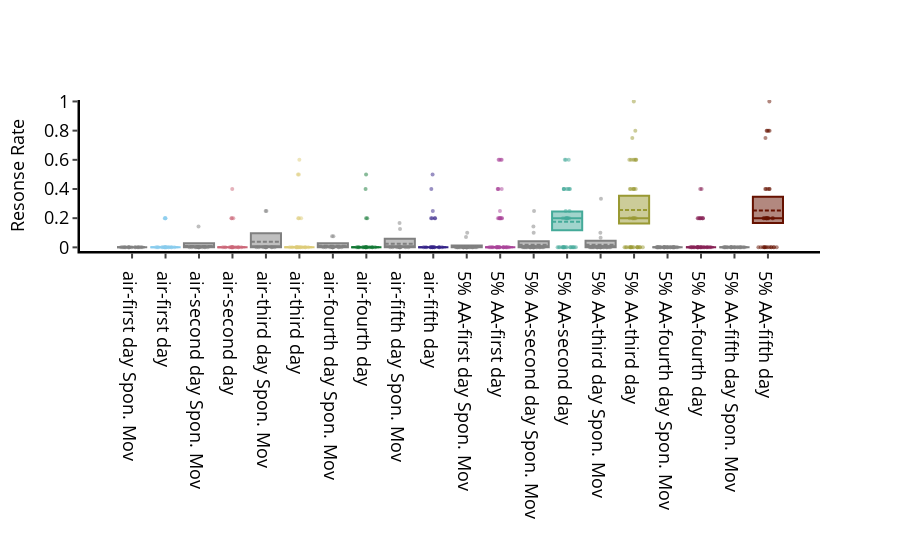

Here is the notebook cell this chart was saved with:
### Code cell
df = etho.behavpy(d, m, check = True, canvas = 'plotly')
df.meta['exp'] = df.meta['odour'] + '-' + df.meta['rest']
fig, stats_p = df.plot_response_quantify(facet_col = 'exp', facet_arg = fargs, title = '')
fig.show()

### Figure 1 — Plotly figure (JSON) as saved in the notebook; plotly's stock layout.template omitted (floating-point values rounded to 4 significant figures)
{"data": [{"boxpoints": false, "jitter": 0.75, "legendgroup": "air-first day Spon. Mov", "marker": {"color": "grey"}, "mean": [0], "median": [0], "name": "air-first day Spon. Mov", "pointpos": 0, "q1": [0], "q3": [0], "showlegend": false, "type": "box", "width": 0.9, "x": ["air-first day Spon. Mov"], "xaxis": "x"}, {"boxpoints": "all", "fillcolor": "rgba(0,0,0,0)", "jitter": 0.75, "legendgroup": "air-first day Spon. Mov", "line": {"color": "rgba(0,0,0,0)"}, "marker": {"color": "grey", "opacity": 0.5, "size": 4}, "name": "air-first day Spon. Mov", "pointpos": 0, "showlegend": false, "type": "box", "width": 0.9, "x": ["air-first day Spon. Mov", "air-first day Spon. Mov", "air-first day Spon. Mov", "air-first day Spon. Mov", "air-first day Spon. Mov", "air-first day Spon. Mov", "air-first day Spon. Mov", "air-first day Spon. Mov", "air-first day Spon. Mov", "air-first day Spon. Mov", "air-first day Spon. Mov", "air-first day Spon. Mov", "air-first day Spon. Mov", "air-first day Spon. Mov", "air-first day Spon. Mov", "air-first day Spon. Mov", "air-first day Spon. Mov"], "xaxis": "x", "y": [0, 0, 0, 0, 0, 0, 0, 0, 0, 0, 0, 0, 0, 0, 0, 0, 0]}, {"boxpoints": false, "jitter": 0.75, "legendgroup": "air-first day", "marker": {"color": "rgb(136, 204, 238)"}, "mean": [0.04], "median": [0], "name": "air-first day", "pointpos": 0, "q1": [0.01], "q3": [0.08], "showlegend": false, "type": "box", "width": 0.9, "x": ["air-first day"], "xaxis": "x"}, {"boxpoints": "all", "fillcolor": "rgba(0,0,0,0)", "jitter": 0.75, "legendgroup": "air-first day", "line": {"color": "rgba(0,0,0,0)"}, "marker": {"color": "rgb(136, 204, 238)", "opacity": 0.5, "size": 4}, "name": "air-first day", "pointpos": 0, "showlegend": false, "type": "box", "width": 0.9, "x": ["air-first day", "air-first day", "air-first day", "air-first day", "air-first day", "air-first day", "air-first day", "air-first day", "air-first day", "air-first day", "air-first day", "air-first day", "air-first day", "air-first day", "air-first day", "air-first day", "air-first day", "air-first day", "air-first day", "air-first day"], "xaxis": "x", "y": [0, 0, 0, 0, 0, 0, 0, 0, 0.2, 0, 0, 0.2, 0, 0, 0.2, 0, 0.2, 0, 0, 0]}, {"boxpoints": false, "jitter": 0.75, "legendgroup": "air-second day Spon. Mov", "marker": {"color": "grey"}, "mean": [0.009524], "median": [0], "name": "air-second day Spon. Mov", "pointpos": 0, "q1": [0], "q3": [0.02857], "showlegend": false, "type": "box", "width": 0.9, "x": ["air-second day Spon. Mov"], "xaxis": "x"}, {"boxpoints": "all", "fillcolor": "rgba(0,0,0,0)", "jitter": 0.75, "legendgroup": "air-second day Spon. Mov", "line": {"color": "rgba(0,0,0,0)"}, "marker": {"color": "grey", "opacity": 0.5, "size": 4}, "name": "air-second day Spon. Mov", "pointpos": 0, "showlegend": false, "type": "box", "width": 0.9, "x": ["air-second day Spon. Mov", "air-second day Spon. Mov", "air-second day Spon. Mov", "air-second day Spon. Mov", "air-second day Spon. Mov", "air-second day Spon. Mov", "air-second day Spon. Mov", "air-second day Spon. Mov", "air-second day Spon. Mov", "air-second day Spon. Mov", "air-second day Spon. Mov", "air-second day Spon. Mov", "air-second day Spon. Mov", "air-second day Spon. Mov", "air-second day Spon. Mov"], "xaxis": "x", "y": [0, 0, 0, 0, 0, 0, 0, 0, 0, 0, 0.1429, 0, 0, 0, 0]}, {"boxpoints": false, "jitter": 0.75, "legendgroup": "air-second day", "marker": {"color": "rgb(204, 102, 119)"}, "mean": [0.05882], "median": [0], "name": "air-second day", "pointpos": 0, "q1": [0.01176], "q3": [0.1176], "showlegend": false, "type": "box", "width": 0.9, "x": ["air-second day"], "xaxis": "x"}, {"boxpoints": "all", "fillcolor": "rgba(0,0,0,0)", "jitter": 0.75, "legendgroup": "air-second day", "line": {"color": "rgba(0,0,0,0)"}, "marker": {"color": "rgb(204, 102, 119)", "opacity": 0.5, "size": 4}, "name": "air-second day", "pointpos": 0, "showlegend": false, "type": "box", "width": 0.9, "x": ["air-second day", "air-second day", "air-second day", "air-second day", "air-second day", "air-second day", "air-second day", "air-second day", "air-second day", "air-second day", "air-second day", "air-second day", "air-second day", "air-second day", "air-second day", "air-second day", "air-second day"], "xaxis": "x", "y": [0.2, 0, 0, 0, 0, 0, 0.2, 0, 0.2, 0.4, 0, 0, 0, 0, 0, 0, 0]}, {"boxpoints": false, "jitter": 0.75, "legendgroup": "air-third day Spon. Mov", "marker": {"color": "grey"}, "mean": [0.03846], "median": [0], "name": "air-third day Spon. Mov", "pointpos": 0, "q1": [0], "q3": [0.09615], "showlegend": false, "type": "box", "width": 0.9, "x": ["air-third day Spon. Mov"], "xaxis": "x"}, {"boxpoints": "all", "fillcolor": "rgba(0,0,0,0)", "jitter": 0.75, "legendgroup": "air-third day Spon. Mov", "line": {"color": "rgba(0,0,0,0)"}, "marker": {"color": "grey", "opacity": 0.5, "size": 4}, "name": "air-third day Spon. Mov", "pointpos": 0, "showlegend": false, "type": "box", "width": 0.9, "x": ["air-third day Spon. Mov", "air-third day Spon. Mov", "air-third day Spon. Mov", "air-third day Spon. Mov", "air-third day Spon. Mov", "air-third day Spon. Mov", "air-third day Spon. Mov", "air-third day Spon. Mov", "air-third day Spon. Mov", "air-third day Spon. Mov", "air-third day Spon. Mov", "air-third day Spon. Mov", "air-third day Spon. Mov"], "xaxis": "x", "y": [0, 0, 0.25, 0, 0, 0, 0.25, 0, 0, 0, 0, 0, 0]}, {"boxpoints": false, "jitter": 0.75, "legendgroup": "air-third day", "marker": {"color": "rgb(221, 204, 119)"}, "mean": [0.11], "median": [0], "name": "air-third day", "pointpos": 0, "q1": [0.03], "q3": [0.205], "showlegend": false, "type": "box", "width": 0.9, "x": ["air-third day"], "xaxis": "x"}, {"boxpoints": "all", "fillcolor": "rgba(0,0,0,0)", "jitter": 0.75, "legendgroup": "air-third day", "line": {"color": "rgba(0,0,0,0)"}, "marker": {"color": "rgb(221, 204, 119)", "opacity": 0.5, "size": 4}, "name": "air-third day", "pointpos": 0, "showlegend": false, "type": "box", "width": 0.9, "x": ["air-third day", "air-third day", "air-third day", "air-third day", "air-third day", "air-third day", "air-third day", "air-third day", "air-third day", "air-third day", "air-third day", "air-third day", "air-third day", "air-third day", "air-third day", "air-third day", "air-third day", "air-third day", "air-third day", "air-third day"], "xaxis": "x", "y": [0, 0, 0.2, 0, 0, 0, 0, 0, 0, 0.6, 0, 0.5, 0, 0, 0.2, 0, 0.5, 0, 0, 0.2]}, {"boxpoints": false, "jitter": 0.75, "legendgroup": "air-fourth day Spon. Mov", "marker": {"color": "grey"}, "mean": [0.01099], "median": [0], "name": "air-fourth day Spon. Mov", "pointpos": 0, "q1": [0], "q3": [0.02747], "showlegend": false, "type": "box", "width": 0.9, "x": ["air-fourth day Spon. Mov"], "xaxis": "x"}, {"boxpoints": "all", "fillcolor": "rgba(0,0,0,0)", "jitter": 0.75, "legendgroup": "air-fourth day Spon. Mov", "line": {"color": "rgba(0,0,0,0)"}, "marker": {"color": "grey", "opacity": 0.5, "size": 4}, "name": "air-fourth day Spon. Mov", "pointpos": 0, "showlegend": false, "type": "box", "width": 0.9, "x": ["air-fourth day Spon. Mov", "air-fourth day Spon. Mov", "air-fourth day Spon. Mov", "air-fourth day Spon. Mov", "air-fourth day Spon. Mov", "air-fourth day Spon. Mov", "air-fourth day Spon. Mov", "air-fourth day Spon. Mov", "air-fourth day Spon. Mov", "air-fourth day Spon. Mov", "air-fourth day Spon. Mov", "air-fourth day Spon. Mov", "air-fourth day Spon. Mov", "air-fourth day Spon. Mov"], "xaxis": "x", "y": [0, 0, 0.07692, 0, 0, 0, 0, 0.07692, 0, 0, 0, 0, 0, 0]}, {"boxpoints": false, "jitter": 0.75, "legendgroup": "air-fourth day", "marker": {"color": "rgb(17, 119, 51)"}, "mean": [0.06842], "median": [0], "name": "air-fourth day", "pointpos": 0, "q1": [0.01053], "q3": [0.1421], "showlegend": false, "type": "box", "width": 0.9, "x": ["air-fourth day"], "xaxis": "x"}, {"boxpoints": "all", "fillcolor": "rgba(0,0,0,0)", "jitter": 0.75, "legendgroup": "air-fourth day", "line": {"color": "rgba(0,0,0,0)"}, "marker": {"color": "rgb(17, 119, 51)", "opacity": 0.5, "size": 4}, "name": "air-fourth day", "pointpos": 0, "showlegend": false, "type": "box", "width": 0.9, "x": ["air-fourth day", "air-fourth day", "air-fourth day", "air-fourth day", "air-fourth day", "air-fourth day", "air-fourth day", "air-fourth day", "air-fourth day", "air-fourth day", "air-fourth day", "air-fourth day", "air-fourth day", "air-fourth day", "air-fourth day", "air-fourth day", "air-fourth day", "air-fourth day", "air-fourth day"], "xaxis": "x", "y": [0, 0, 0.2, 0, 0, 0, 0, 0, 0, 0.2, 0, 0.5, 0, 0, 0, 0, 0.4, 0, 0]}, {"boxpoints": false, "jitter": 0.75, "legendgroup": "air-fifth day Spon. Mov", "marker": {"color": "grey"}, "mean": [0.02431], "median": [0], "name": "air-fifth day Spon. Mov", "pointpos": 0, "q1": [0], "q3": [0.05903], "showlegend": false, "type": "box", "width": 0.9, "x": ["air-fifth day Spon. Mov"], "xaxis": "x"}, {"boxpoints": "all", "fillcolor": "rgba(0,0,0,0)", "jitter": 0.75, "legendgroup": "air-fifth day Spon. Mov", "line": {"color": "rgba(0,0,0,0)"}, "marker": {"color": "grey", "opacity": 0.5, "size": 4}, "name": "air-fifth day Spon. Mov", "pointpos": 0, "showlegend": false, "type": "box", "width": 0.9, "x": ["air-fifth day Spon. Mov", "air-fifth day Spon. Mov", "air-fifth day Spon. Mov", "air-fifth day Spon. Mov", "air-fifth day Spon. Mov", "air-fifth day Spon. Mov", "air-fifth day Spon. Mov", "air-fifth day Spon. Mov", "air-fifth day Spon. Mov", "air-fifth day Spon. Mov", "air-fifth day Spon. Mov", "air-fifth day Spon. Mov"], "xaxis": "x", "y": [0, 0, 0.125, 0, 0, 0, 0, 0.1667, 0, 0, 0, 0]}, {"boxpoints": false, "jitter": 0.75, "legendgroup": "air-fifth day", "marker": {"color": "rgb(51, 34, 136)"}, "mean": [0.1026], "median": [0], "name": "air-fifth day", "pointpos": 0, "q1": [0.04211], "q3": [0.1763], "showlegend": false, "type": "box", "width": 0.9, "x": ["air-fifth day"], "xaxis": "x"}, {"boxpoints": "all", "fillcolor": "rgba(0,0,0,0)", "jitter": 0.75, "legendgroup": "air-fifth day", "line": {"color": "rgba(0,0,0,0)"}, "marker": {"color": "rgb(51, 34, 136)", "opacity": 0.5, "size": 4}, "name": "air-fifth day", "pointpos": 0, "showlegend": false, "type": "box", "width": 0.9, "x": ["air-fifth day", "air-fifth day", "air-fifth day", "air-fifth day", "air-fifth day", "air-fifth day", "air-fifth day", "air-fifth day", "air-fifth day", "air-fifth day", "air-fifth day", "air-fifth day", "air-fifth day", "air-fifth day", "air-fifth day", "air-fifth day", "air-fifth day", "air-fifth day", "air-fifth day"], "xaxis": "x", "y": [0, 0.2, 0, 0, 0, 0, 0, 0, 0.4, 0, 0, 0, 0.2, 0.5, 0, 0.25, 0.2, 0, 0.2]}, {"boxpoints": false, "jitter": 0.75, "legendgroup": "5% AA-first day Spon. Mov", "marker": {"color": "grey"}, "mean": [0.005195], "median": [0], "name": "5% AA-first day Spon. Mov", "pointpos": 0, "q1": [0], "q3": [0.01342], "showlegend": false, "type": "box", "width": 0.9, "x": ["5% AA-first day Spon. Mov"], "xaxis": "x"}, {"boxpoints": "all", "fillcolor": "rgba(0,0,0,0)", "jitter": 0.75, "legendgroup": "5% AA-first day Spon. Mov", "line": {"color": "rgba(0,0,0,0)"}, "marker": {"color": "grey", "opacity": 0.5, "size": 4}, "name": "5% AA-first day Spon. Mov", "pointpos": 0, "showlegend": false, "type": "box", "width": 0.9, "x": ["5% AA-first day Spon. Mov", "5% AA-first day Spon. Mov", "5% AA-first day Spon. Mov", "5% AA-first day Spon. Mov", "5% AA-first day Spon. Mov", "5% AA-first day Spon. Mov", "5% AA-first day Spon. Mov", "5% AA-first day Spon. Mov", "5% AA-first day Spon. Mov", "5% AA-first day Spon. Mov", "5% AA-first day Spon. Mov", "5% AA-first day Spon. Mov", "5% AA-first day Spon. Mov", "5% AA-first day Spon. Mov", "5% AA-first day Spon. Mov", "5% AA-first day Spon. Mov", "5% AA-first day Spon. Mov", "5% AA-first day Spon. Mov", "5% AA-first day Spon. Mov", "5% AA-first day Spon. Mov", "5% AA-first day Spon. Mov", "5% AA-first day Spon. Mov", "5% AA-first day Spon. Mov", "5% AA-first day Spon. Mov", "5% AA-first day Spon. Mov", "5% AA-first day Spon. Mov", "5% AA-first day Spon. Mov", "5% AA-first day Spon. Mov", "5% AA-first day Spon. Mov", "5% AA-first day Spon. Mov", "5% AA-first day Spon. Mov", "5% AA-first day Spon. Mov", "5% AA-first day Spon. Mov"], "xaxis": "x", "y": [0, 0, 0, 0, 0, 0, 0, 0, 0, 0, 0, 0, 0, 0, 0, 0, 0, 0, 0, 0, 0.1, 0, 0, 0, 0, 0, 0, 0, 0.07143, 0, 0, 0, 0]}, {"boxpoints": false, "jitter": 0.75, "legendgroup": "5% AA-first day", "marker": {"color": "rgb(170, 68, 153)"}, "mean": [0.1625], "median": [0], "name": "5% AA-first day", "pointpos": 0, "q1": [0.09583], "q3": [0.2319], "showlegend": false, "type": "box", "width": 0.9, "x": ["5% AA-first day"], "xaxis": "x"}, {"boxpoints": "all", "fillcolor": "rgba(0,0,0,0)", "jitter": 0.75, "legendgroup": "5% AA-first day", "line": {"color": "rgba(0,0,0,0)"}, "marker": {"color": "rgb(170, 68, 153)", "opacity": 0.5, "size": 4}, "name": "5% AA-first day", "pointpos": 0, "showlegend": false, "type": "box", "width": 0.9, "x": ["5% AA-first day", "5% AA-first day", "5% AA-first day", "5% AA-first day", "5% AA-first day", "5% AA-first day", "5% AA-first day", "5% AA-first day", "5% AA-first day", "5% AA-first day", "5% AA-first day", "5% AA-first day", "5% AA-first day", "5% AA-first day", "5% AA-first day", "5% AA-first day", "5% AA-first day", "5% AA-first day", "5% AA-first day", "5% AA-first day", "5% AA-first day", "5% AA-first day", "5% AA-first day", "5% AA-first day", "5% AA-first day", "5% AA-first day", "5% AA-first day", "5% AA-first day", "5% AA-first day", "5% AA-first day", "5% AA-first day", "5% AA-first day", "5% AA-first day", "5% AA-first day", "5% AA-first day", "5% AA-first day"], "xaxis": "x", "y": [0, 0, 0.2, 0.2, 0.4, 0, 0.6, 0.4, 0.25, 0, 0.6, 0.2, 0, 0.6, 0, 0.2, 0.4, 0, 0, 0.6, 0.2, 0, 0.2, 0, 0.4, 0.2, 0, 0, 0, 0, 0, 0, 0, 0.2, 0, 0]}, {"boxpoints": false, "jitter": 0.75, "legendgroup": "5% AA-second day Spon. Mov", "marker": {"color": "grey"}, "mean": [0.01825], "median": [0], "name": "5% AA-second day Spon. Mov", "pointpos": 0, "q1": [0], "q3": [0.04206], "showlegend": false, "type": "box", "width": 0.9, "x": ["5% AA-second day Spon. Mov"], "xaxis": "x"}, {"boxpoints": "all", "fillcolor": "rgba(0,0,0,0)", "jitter": 0.75, "legendgroup": "5% AA-second day Spon. Mov", "line": {"color": "rgba(0,0,0,0)"}, "marker": {"color": "grey", "opacity": 0.5, "size": 4}, "name": "5% AA-second day Spon. Mov", "pointpos": 0, "showlegend": false, "type": "box", "width": 0.9, "x": ["5% AA-second day Spon. Mov", "5% AA-second day Spon. Mov", "5% AA-second day Spon. Mov", "5% AA-second day Spon. Mov", "5% AA-second day Spon. Mov", "5% AA-second day Spon. Mov", "5% AA-second day Spon. Mov", "5% AA-second day Spon. Mov", "5% AA-second day Spon. Mov", "5% AA-second day Spon. Mov", "5% AA-second day Spon. Mov", "5% AA-second day Spon. Mov", "5% AA-second day Spon. Mov", "5% AA-second day Spon. Mov", "5% AA-second day Spon. Mov", "5% AA-second day Spon. Mov", "5% AA-second day Spon. Mov", "5% AA-second day Spon. Mov", "5% AA-second day Spon. Mov", "5% AA-second day Spon. Mov", "5% AA-second day Spon. Mov", "5% AA-second day Spon. Mov", "5% AA-second day Spon. Mov", "5% AA-second day Spon. Mov", "5% AA-second day Spon. Mov", "5% AA-second day Spon. Mov", "5% AA-second day Spon. Mov"], "xaxis": "x", "y": [0, 0, 0, 0, 0.25, 0, 0, 0, 0, 0, 0, 0, 0, 0, 0, 0, 0, 0, 0, 0.1429, 0, 0, 0.1, 0, 0, 0, 0]}, {"boxpoints": false, "jitter": 0.75, "legendgroup": "5% AA-second day", "marker": {"color": "rgb(68, 170, 153)"}, "mean": [0.1757], "median": [0.2], "name": "5% AA-second day", "pointpos": 0, "q1": [0.1176], "q3": [0.2459], "showlegend": false, "type": "box", "width": 0.9, "x": ["5% AA-second day"], "xaxis": "x"}, {"boxpoints": "all", "fillcolor": "rgba(0,0,0,0)", "jitter": 0.75, "legendgroup": "5% AA-second day", "line": {"color": "rgba(0,0,0,0)"}, "marker": {"color": "rgb(68, 170, 153)", "opacity": 0.5, "size": 4}, "name": "5% AA-second day", "pointpos": 0, "showlegend": false, "type": "box", "width": 0.9, "x": ["5% AA-second day", "5% AA-second day", "5% AA-second day", "5% AA-second day", "5% AA-second day", "5% AA-second day", "5% AA-second day", "5% AA-second day", "5% AA-second day", "5% AA-second day", "5% AA-second day", "5% AA-second day", "5% AA-second day", "5% AA-second day", "5% AA-second day", "5% AA-second day", "5% AA-second day", "5% AA-second day", "5% AA-second day", "5% AA-second day", "5% AA-second day", "5% AA-second day", "5% AA-second day", "5% AA-second day", "5% AA-second day", "5% AA-second day", "5% AA-second day", "5% AA-second day", "5% AA-second day", "5% AA-second day", "5% AA-second day", "5% AA-second day", "5% AA-second day", "5% AA-second day", "5% AA-second day", "5% AA-second day", "5% AA-second day"], "xaxis": "x", "y": [0, 0, 0.25, 0.25, 0, 0.4, 0, 0.4, 0.2, 0, 0, 0.2, 0, 0, 0.2, 0, 0.4, 0, 0, 0, 0.4, 0.4, 0, 0.6, 0.2, 0, 0.4, 0, 0.2, 0.2, 0.6, 0.4, 0, 0, 0.2, 0.6, 0]}, {"boxpoints": false, "jitter": 0.75, "legendgroup": "5% AA-third day Spon. Mov", "marker": {"color": "grey"}, "mean": [0.01852], "median": [0], "name": "5% AA-third day Spon. Mov", "pointpos": 0, "q1": [0], "q3": [0.04568], "showlegend": false, "type": "box", "width": 0.9, "x": ["5% AA-third day Spon. Mov"], "xaxis": "x"}, {"boxpoints": "all", "fillcolor": "rgba(0,0,0,0)", "jitter": 0.75, "legendgroup": "5% AA-third day Spon. Mov", "line": {"color": "rgba(0,0,0,0)"}, "marker": {"color": "grey", "opacity": 0.5, "size": 4}, "name": "5% AA-third day Spon. Mov", "pointpos": 0, "showlegend": false, "type": "box", "width": 0.9, "x": ["5% AA-third day Spon. Mov", "5% AA-third day Spon. Mov", "5% AA-third day Spon. Mov", "5% AA-third day Spon. Mov", "5% AA-third day Spon. Mov", "5% AA-third day Spon. Mov", "5% AA-third day Spon. Mov", "5% AA-third day Spon. Mov", "5% AA-third day Spon. Mov", "5% AA-third day Spon. Mov", "5% AA-third day Spon. Mov", "5% AA-third day Spon. Mov", "5% AA-third day Spon. Mov", "5% AA-third day Spon. Mov", "5% AA-third day Spon. Mov", "5% AA-third day Spon. Mov", "5% AA-third day Spon. Mov", "5% AA-third day Spon. Mov", "5% AA-third day Spon. Mov", "5% AA-third day Spon. Mov", "5% AA-third day Spon. Mov", "5% AA-third day Spon. Mov", "5% AA-third day Spon. Mov", "5% AA-third day Spon. Mov", "5% AA-third day Spon. Mov", "5% AA-third day Spon. Mov", "5% AA-third day Spon. Mov"], "xaxis": "x", "y": [0.1, 0.06667, 0, 0, 0, 0, 0, 0, 0.3333, 0, 0, 0, 0, 0, 0, 0, 0, 0, 0, 0, 0, 0, 0, 0, 0, 0, 0]}, {"boxpoints": false, "jitter": 0.75, "legendgroup": "5% AA-third day", "marker": {"color": "rgb(153, 153, 51)"}, "mean": [0.2566], "median": [0.2], "name": "5% AA-third day", "pointpos": 0, "q1": [0.1632], "q3": [0.3539], "showlegend": false, "type": "box", "width": 0.9, "x": ["5% AA-third day"], "xaxis": "x"}, {"boxpoints": "all", "fillcolor": "rgba(0,0,0,0)", "jitter": 0.75, "legendgroup": "5% AA-third day", "line": {"color": "rgba(0,0,0,0)"}, "marker": {"color": "rgb(153, 153, 51)", "opacity": 0.5, "size": 4}, "name": "5% AA-third day", "pointpos": 0, "showlegend": false, "type": "box", "width": 0.9, "x": ["5% AA-third day", "5% AA-third day", "5% AA-third day", "5% AA-third day", "5% AA-third day", "5% AA-third day", "5% AA-third day", "5% AA-third day", "5% AA-third day", "5% AA-third day", "5% AA-third day", "5% AA-third day", "5% AA-third day", "5% AA-third day", "5% AA-third day", "5% AA-third day", "5% AA-third day", "5% AA-third day", "5% AA-third day", "5% AA-third day", "5% AA-third day", "5% AA-third day", "5% AA-third day", "5% AA-third day", "5% AA-third day", "5% AA-third day", "5% AA-third day", "5% AA-third day", "5% AA-third day", "5% AA-third day", "5% AA-third day", "5% AA-third day", "5% AA-third day", "5% AA-third day", "5% AA-third day", "5% AA-third day", "5% AA-third day", "5% AA-third day"], "xaxis": "x", "y": [0, 0, 0, 1, 0, 0.6, 0.2, 0.4, 0.75, 0, 0, 0.6, 0, 0, 0, 0.6, 0, 0.2, 0, 0.4, 0, 0, 0.4, 0.2, 0.4, 0, 0, 0.6, 0, 0.2, 0, 0.8, 0.6, 0.2, 0.4, 0.4, 0.6, 0.2]}, {"boxpoints": false, "jitter": 0.75, "legendgroup": "5% AA-fourth day Spon. Mov", "marker": {"color": "grey"}, "mean": [0], "median": [0], "name": "5% AA-fourth day Spon. Mov", "pointpos": 0, "q1": [0], "q3": [0], "showlegend": false, "type": "box", "width": 0.9, "x": ["5% AA-fourth day Spon. Mov"], "xaxis": "x"}, {"boxpoints": "all", "fillcolor": "rgba(0,0,0,0)", "jitter": 0.75, "legendgroup": "5% AA-fourth day Spon. Mov", "line": {"color": "rgba(0,0,0,0)"}, "marker": {"color": "grey", "opacity": 0.5, "size": 4}, "name": "5% AA-fourth day Spon. Mov", "pointpos": 0, "showlegend": false, "type": "box", "width": 0.9, "x": ["5% AA-fourth day Spon. Mov", "5% AA-fourth day Spon. Mov", "5% AA-fourth day Spon. Mov", "5% AA-fourth day Spon. Mov", "5% AA-fourth day Spon. Mov", "5% AA-fourth day Spon. Mov", "5% AA-fourth day Spon. Mov", "5% AA-fourth day Spon. Mov", "5% AA-fourth day Spon. Mov", "5% AA-fourth day Spon. Mov", "5% AA-fourth day Spon. Mov", "5% AA-fourth day Spon. Mov", "5% AA-fourth day Spon. Mov", "5% AA-fourth day Spon. Mov", "5% AA-fourth day Spon. Mov", "5% AA-fourth day Spon. Mov", "5% AA-fourth day Spon. Mov", "5% AA-fourth day Spon. Mov", "5% AA-fourth day Spon. Mov", "5% AA-fourth day Spon. Mov", "5% AA-fourth day Spon. Mov", "5% AA-fourth day Spon. Mov", "5% AA-fourth day Spon. Mov", "5% AA-fourth day Spon. Mov", "5% AA-fourth day Spon. Mov", "5% AA-fourth day Spon. Mov", "5% AA-fourth day Spon. Mov", "5% AA-fourth day Spon. Mov", "5% AA-fourth day Spon. Mov", "5% AA-fourth day Spon. Mov", "5% AA-fourth day Spon. Mov", "5% AA-fourth day Spon. Mov", "5% AA-fourth day Spon. Mov", "5% AA-fourth day Spon. Mov"], "xaxis": "x", "y": [0, 0, 0, 0, 0, 0, 0, 0, 0, 0, 0, 0, 0, 0, 0, 0, 0, 0, 0, 0, 0, 0, 0, 0, 0, 0, 0, 0, 0, 0, 0, 0, 0, 0]}, {"boxpoints": false, "jitter": 0.75, "legendgroup": "5% AA-fourth day", "marker": {"color": "rgb(136, 34, 85)"}, "mean": [0.07429], "median": [0], "name": "5% AA-fourth day", "pointpos": 0, "q1": [0.04], "q3": [0.1143], "showlegend": false, "type": "box", "width": 0.9, "x": ["5% AA-fourth day"], "xaxis": "x"}, {"boxpoints": "all", "fillcolor": "rgba(0,0,0,0)", "jitter": 0.75, "legendgroup": "5% AA-fourth day", "line": {"color": "rgba(0,0,0,0)"}, "marker": {"color": "rgb(136, 34, 85)", "opacity": 0.5, "size": 4}, "name": "5% AA-fourth day", "pointpos": 0, "showlegend": false, "type": "box", "width": 0.9, "x": ["5% AA-fourth day", "5% AA-fourth day", "5% AA-fourth day", "5% AA-fourth day", "5% AA-fourth day", "5% AA-fourth day", "5% AA-fourth day", "5% AA-fourth day", "5% AA-fourth day", "5% AA-fourth day", "5% AA-fourth day", "5% AA-fourth day", "5% AA-fourth day", "5% AA-fourth day", "5% AA-fourth day", "5% AA-fourth day", "5% AA-fourth day", "5% AA-fourth day", "5% AA-fourth day", "5% AA-fourth day", "5% AA-fourth day", "5% AA-fourth day", "5% AA-fourth day", "5% AA-fourth day", "5% AA-fourth day", "5% AA-fourth day", "5% AA-fourth day", "5% AA-fourth day", "5% AA-fourth day", "5% AA-fourth day", "5% AA-fourth day", "5% AA-fourth day", "5% AA-fourth day", "5% AA-fourth day", "5% AA-fourth day"], "xaxis": "x", "y": [0, 0, 0, 0, 0.2, 0.2, 0, 0, 0.2, 0.2, 0, 0.2, 0, 0, 0, 0, 0, 0.2, 0, 0, 0.4, 0, 0, 0, 0, 0, 0.2, 0, 0.2, 0.2, 0, 0.4, 0, 0, 0]}, {"boxpoints": false, "jitter": 0.75, "legendgroup": "5% AA-fifth day Spon. Mov", "marker": {"color": "grey"}, "mean": [0], "median": [0], "name": "5% AA-fifth day Spon. Mov", "pointpos": 0, "q1": [0], "q3": [0], "showlegend": false, "type": "box", "width": 0.9, "x": ["5% AA-fifth day Spon. Mov"], "xaxis": "x"}, {"boxpoints": "all", "fillcolor": "rgba(0,0,0,0)", "jitter": 0.75, "legendgroup": "5% AA-fifth day Spon. Mov", "line": {"color": "rgba(0,0,0,0)"}, "marker": {"color": "grey", "opacity": 0.5, "size": 4}, "name": "5% AA-fifth day Spon. Mov", "pointpos": 0, "showlegend": false, "type": "box", "width": 0.9, "x": ["5% AA-fifth day Spon. Mov", "5% AA-fifth day Spon. Mov", "5% AA-fifth day Spon. Mov", "5% AA-fifth day Spon. Mov", "5% AA-fifth day Spon. Mov", "5% AA-fifth day Spon. Mov", "5% AA-fifth day Spon. Mov", "5% AA-fifth day Spon. Mov", "5% AA-fifth day Spon. Mov", "5% AA-fifth day Spon. Mov", "5% AA-fifth day Spon. Mov", "5% AA-fifth day Spon. Mov", "5% AA-fifth day Spon. Mov", "5% AA-fifth day Spon. Mov", "5% AA-fifth day Spon. Mov", "5% AA-fifth day Spon. Mov", "5% AA-fifth day Spon. Mov", "5% AA-fifth day Spon. Mov", "5% AA-fifth day Spon. Mov", "5% AA-fifth day Spon. Mov", "5% AA-fifth day Spon. Mov", "5% AA-fifth day Spon. Mov", "5% AA-fifth day Spon. Mov", "5% AA-fifth day Spon. Mov", "5% AA-fifth day Spon. Mov"], "xaxis": "x", "y": [0, 0, 0, 0, 0, 0, 0, 0, 0, 0, 0, 0, 0, 0, 0, 0, 0, 0, 0, 0, 0, 0, 0, 0, 0]}, {"boxpoints": false, "jitter": 0.75, "legendgroup": "5% AA-fifth day", "marker": {"color": "rgb(102, 17, 0)"}, "mean": [0.2527], "median": [0.2], "name": "5% AA-fifth day", "pointpos": 0, "q1": [0.1676], "q3": [0.3473], "showlegend": false, "type": "box", "width": 0.9, "x": ["5% AA-fifth day"], "xaxis": "x"}, {"boxpoints": "all", "fillcolor": "rgba(0,0,0,0)", "jitter": 0.75, "legendgroup": "5% AA-fifth day", "line": {"color": "rgba(0,0,0,0)"}, "marker": {"color": "rgb(102, 17, 0)", "opacity": 0.5, "size": 4}, "name": "5% AA-fifth day", "pointpos": 0, "showlegend": false, "type": "box", "width": 0.9, "x": ["5% AA-fifth day", "5% AA-fifth day", "5% AA-fifth day", "5% AA-fifth day", "5% AA-fifth day", "5% AA-fifth day", "5% AA-fifth day", "5% AA-fifth day", "5% AA-fifth day", "5% AA-fifth day", "5% AA-fifth day", "5% AA-fifth day", "5% AA-fifth day", "5% AA-fifth day", "5% AA-fifth day", "5% AA-fifth day", "5% AA-fifth day", "5% AA-fifth day", "5% AA-fifth day", "5% AA-fifth day", "5% AA-fifth day", "5% AA-fifth day", "5% AA-fifth day", "5% AA-fifth day", "5% AA-fifth day", "5% AA-fifth day", "5% AA-fifth day", "5% AA-fifth day", "5% AA-fifth day", "5% AA-fifth day", "5% AA-fifth day", "5% AA-fifth day", "5% AA-fifth day", "5% AA-fifth day", "5% AA-fifth day", "5% AA-fifth day", "5% AA-fifth day"], "xaxis": "x", "y": [1, 0, 0, 0.8, 0, 0.75, 0, 0.4, 0.8, 0.2, 0.2, 0, 0.2, 0, 0, 0.8, 0, 0.2, 0.2, 0.2, 0.2, 0.4, 0.4, 0.4, 0.2, 0, 0, 0, 0.2, 0.2, 0.8, 0, 0, 0, 0.2, 0.4, 0.2]}], "layout": {"legend": {"bgcolor": "rgba(201, 201, 201, 1)", "bordercolor": "grey", "font": {"size": 12}, "x": 1.01, "y": 0.5}, "plot_bgcolor": "white", "title": {"text": ""}, "xaxis": {"linecolor": "black", "linewidth": 2.5, "showgrid": false, "tickfont": {"color": "black", "size": 18}, "ticks": "outside", "tickwidth": 2, "title": {"font": {"color": "black", "size": 18}, "text": ""}, "type": "-", "zeroline": false}, "yaxis": {"dtick": 0.2, "linecolor": "black", "linewidth": 2.5, "range": [-0.025, 1.01], "rangemode": "tozero", "showgrid": false, "tick0": 0, "tickfont": {"color": "black", "size": 18}, "ticks": "outside", "tickwidth": 2, "title": {"font": {"color": "black", "size": 18}, "text": "Resonse Rate"}, "type": "-", "zeroline": false}}}
